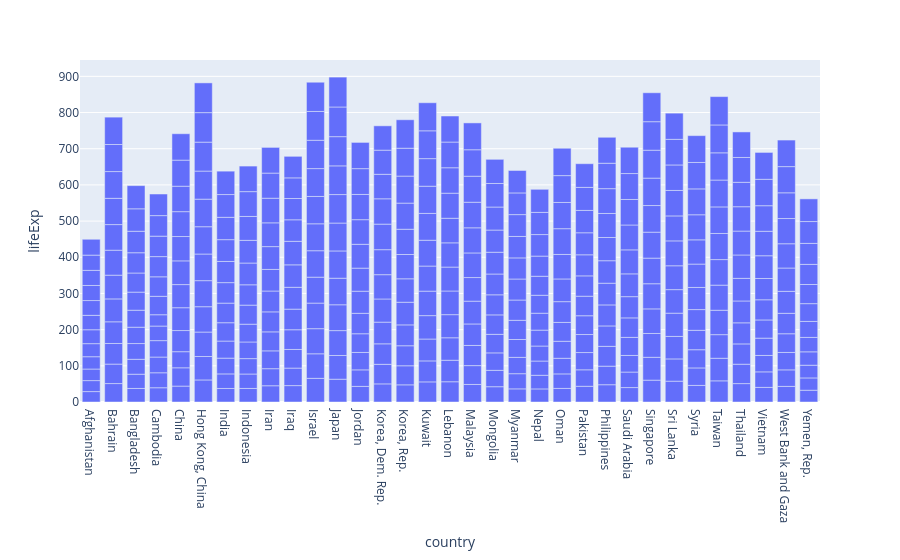

Notebook cell for this chart:
### Code cell
fig=px.bar(df_f, x='country', y='lifeExp')
fig

### Figure 1 — Plotly figure (JSON) as saved in the notebook; plotly's stock layout.template omitted (floating-point values rounded to 4 significant figures; data arrays with more than 128 entries replaced by an {"elided": "..."} marker saying what was removed)
{"data": [{"hovertemplate": "country=%{x}<br>lifeExp=%{y}<extra></extra>", "legendgroup": "", "marker": {"color": "#636efa", "pattern": {"shape": ""}}, "name": "", "orientation": "v", "showlegend": false, "textposition": "auto", "type": "bar", "x": {"elided": "396 str values"}, "xaxis": "x", "y": {"elided": "396 float values"}, "yaxis": "y"}], "layout": {"barmode": "relative", "legend": {"tracegroupgap": 0}, "margin": {"t": 60}, "xaxis": {"anchor": "y", "domain": [0, 1], "title": {"text": "country"}}, "yaxis": {"anchor": "x", "domain": [0, 1], "title": {"text": "lifeExp"}}}}
